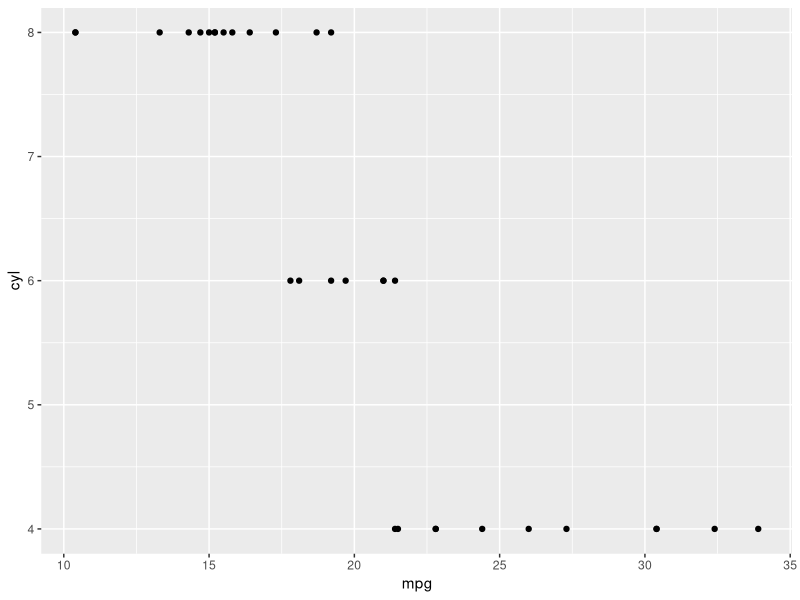
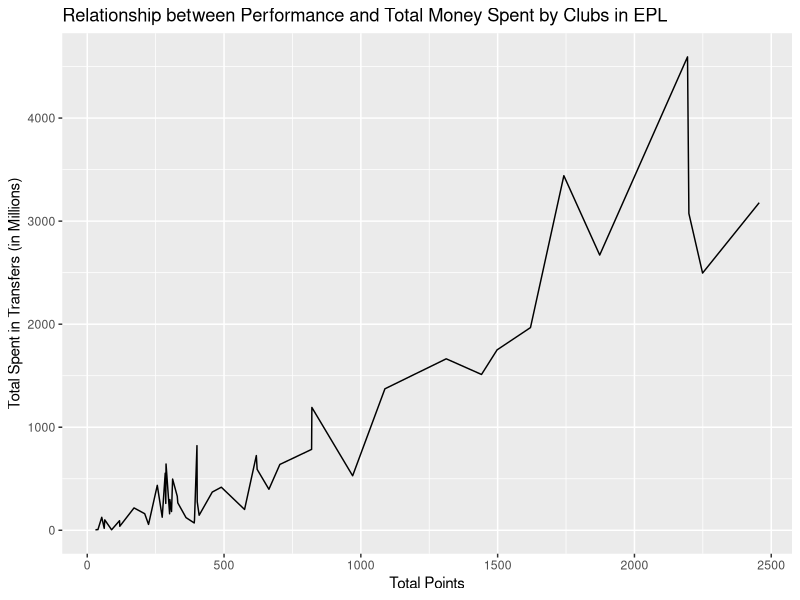

R code for these plots, in order:
## ---- chunk 1
library(tidyverse)
library(ggplot2)

club <- c(
  "Man United", "Arsenal", "Liverpool", "Chelsea", "Tottenham", "Man City", "Everton", "Newcastle United", "Aston Villa", "West Ham", "Southampton", "Blackburn", "Leicester City", "Leeds United", "Fulham", "Middlesbrough", "Crystal Palace", "Sunderland", "Bolton", "West Brom", "Stoke City", "Coventry City", "Norwich City", "Wolverhampton", "Sheffield Wednesday", "Wimbledon", "Charlton Athletic", "Wigan Athletic", "Burnley", "Swansea City", "QPR", "Portsmouth", "Birmingham City", "Brighton", "Nottingham Forrest", "Watford", "Derby County", "Bournemouth", "Ipswich Town", "Sheffield United", "Hull City", "Reading", "Brentford", "Oldham Athletic", "Cardiff City", "Bradford City", "Huddersfield Town", "Blackpool", "Barnsley", "Swindon Town")

games <- c(
  1200,1200,1200,1200,1200,1010,1200,1082,1086,1044,924,696,650,582,618,574,550,608,494,494,380,354,392,352,316,316,304,304,314,266,278,266,266,238,246,304,266,238,202,208,190,114,886,84,76,76,76,38,38,42)

wins <- c(
  731,652,635,632,528,509,429,406,379,350,280,262,218,223,180,165,159,153,149,117,116,99,99,104,101,99,93,85,84,82,81,79,73,71,71,73,68,68,57,53,41,32,31,22,17,14,12,10,10,5)

points <- c(
  2456,2249,2199,2194,1873,1742,1620,1498,1441,1312,1088,970,821,820,704,664,621,618,575,490,457,409,402,401,392,391,361,331,329,312,308,302,301,288,287,285,274,256,224,210,171,119,118,89,64,62,53,39,35,30)

sum_transfers <- c(
  3179,2496,3074,4594,2671,3441,1967,1751,1512,1664,1373,529,1192,785,639,398,591,725,202,418,371,146,277,821,101,71,123,266,330,497,182,298,160,643,261,554,127,436,57,161,217,39,93,5,101,19,126,6,7,2)

epldata <- data.frame(
  club = club, 
  games = games, 
  wins = wins, 
  points = points, 
  sum_transfers = sum_transfers)
## ---- chunk 2
knitr::kable(epldata,
             col.names = c("Club", "Total Games Played", "Total Wins", "Total Points", "Total Spent in Tranfers (in Millions)"))
## ---- chunk 3
mtcars |>
  ggplot(mapping = aes(x = mpg, y = cyl)) +
  geom_point()
## ---- chunk 4
epldata_plot <- epldata |>
  ggplot(mapping = aes(x = points, y = sum_transfers)) +
  labs(
    x = "Total Points",
    y = "Total Spent in Transfers (in Millions)",
    title = "Relationship between Performance and Total Money Spent by Clubs in EPL") +
  geom_line()
print(epldata_plot)
